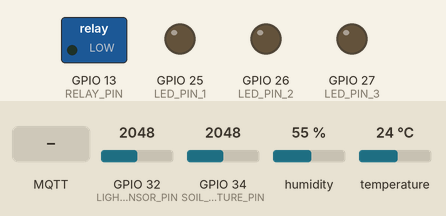
This sketch was run on a simulated ESP32. Shown: switched loads named in the sketch (green lamp = pin HIGH), output pins drawn as LEDs (lit = HIGH). Inputs (shaded band) come from the test bench; at power-on: GPIO 34 (SOIL_MOISTURE_PIN) = 2048, GPIO 32 (LIGHT_SENSOR_PIN) = 2048, humidity 55 %, temperature 24 °C. WiFi joins after 1.5 s; servers stay silent unless stated; the local clock reads 2024-03-15 10:24:30 at power-on unless the sketch sets it; random numbers use the default seed unless the sketch sets one; no MQTT or app messages arrive unless stated; what the sketch prints to the serial monitor is not drawn.

Above: at 2.7 s.
2.8 s: GPIO 34 (SOIL_MOISTURE_PIN) set to 2591
11.5 s: GPIO 34 (SOIL_MOISTURE_PIN) set to 2734
At 20.5 s:
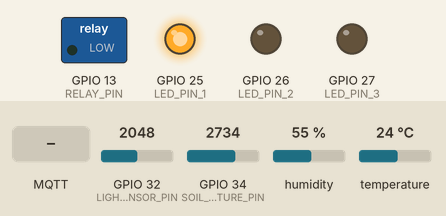
21.5 s: MQTT message "LED2_ON" arrives on the first subscribed topic
At 22.7 s:
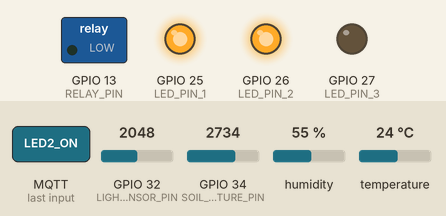
23.0 s: MQTT message "LED1_OFF" arrives on the first subscribed topic
At 24.1 s:
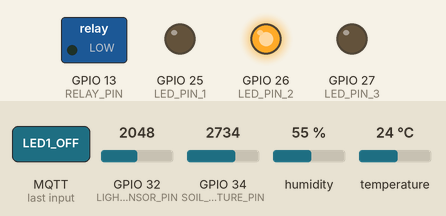
31.5 s: MQTT message "LED3_ON" arrives on the first subscribed topic
At 32.7 s:
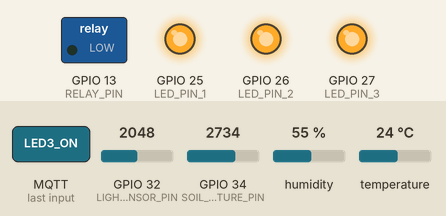
33.0 s: MQTT message "LED2_OFF" arrives on the first subscribed topic
At 34.0 s:
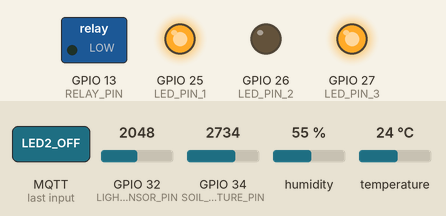
Timing chart, 0 to 35.5 s (numbered marks = the images above; inputs shaded):
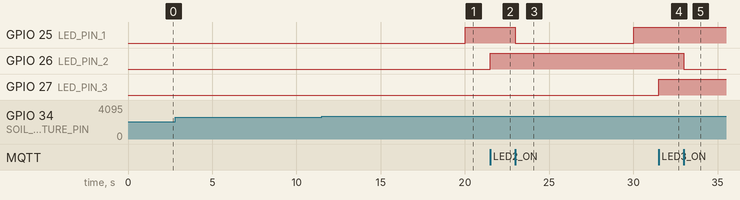

The sketch:

Esp32HTN.ino
```cpp
#include <WiFi.h>
#include <PubSubClient.h>
#include "DHT.h"
#include <time.h>

// Cấu hình WiFi và MQTT
const char* ssid = "LAPTOP-LC";
const char* password = "10062003";
const char* mqtt_server = "172.20.10.14";

// Cấu hình cảm biến DHT
#define DPIN 33
#define DTYPE DHT11
DHT dht(DPIN, DTYPE);

// Cấu hình cảm biến
#define LIGHT_SENSOR_PIN 32
#define WIND_SENSOR_PIN 32   // Cảm biến gió (giả lập)
#define SOIL_MOISTURE_PIN 34 // Cảm biến độ ẩm đất
#define RELAY_PIN 13
// Cấu hình chân LED cho ESP32
#define LED_PIN_1 25
#define LED_PIN_2 26
#define LED_PIN_3 27

WiFiClient espClient;
PubSubClient client(espClient);

unsigned long lastMsg = 0;
#define MSG_BUFFER_SIZE (150)
char msg[MSG_BUFFER_SIZE];

// Cấu hình NTP
const char* ntpServer = "pool.ntp.org";
const long gmtOffset_sec = 7 * 3600;
const int daylightOffset_sec = 0;

String getFormattedTime() {
  time_t now = time(nullptr);
  struct tm timeinfo;
  localtime_r(&now, &timeinfo);
  char buffer[30];
  strftime(buffer, 30, "%Y-%m-%d %H:%M:%S", &timeinfo);
  return String(buffer);
}

void setup_wifi() {
  Serial.print("Connecting to WiFi...");
  WiFi.begin(ssid, password);
  while (WiFi.status() != WL_CONNECTED) {
    delay(500);
    Serial.print(".");
  }
  Serial.println("\nWiFi connected");
  Serial.println(WiFi.localIP());
  configTime(gmtOffset_sec, daylightOffset_sec, ntpServer);
}

void callback(char* topic, byte* payload, unsigned int length) {
  String message;
  for (int i = 0; i < length; i++) message += (char)payload[i];

  if (message == "LED1_ON") digitalWrite(LED_PIN_1, HIGH);
  else if (message == "LED1_OFF") digitalWrite(LED_PIN_1, LOW);
  else if (message == "LED2_ON") digitalWrite(LED_PIN_2, HIGH);
  else if (message == "LED2_OFF") digitalWrite(LED_PIN_2, LOW);
  else if (message == "LED3_ON") digitalWrite(LED_PIN_3, HIGH);
  else if (message == "LED3_OFF") digitalWrite(LED_PIN_3, LOW);
  else if (message == "ON_ALL") {
    digitalWrite(LED_PIN_1, HIGH);
    digitalWrite(LED_PIN_2, HIGH);
    digitalWrite(LED_PIN_3, HIGH);
  } else if (message == "OFF_ALL") {
    digitalWrite(LED_PIN_1, LOW);
    digitalWrite(LED_PIN_2, LOW);
    digitalWrite(LED_PIN_3, LOW);
  }
}

void reconnect() {
  while (!client.connected()) {
    Serial.print("Attempting MQTT connection...");
    String clientId = "ESP32Client-" + String(random(0xffff), HEX);
    if (client.connect(clientId.c_str(), "huy", "123")) {
      Serial.println("connected");
      client.subscribe("inTopic");
    } else {
      Serial.print("failed, rc=");
      Serial.print(client.state());
      Serial.println(" retrying in 5s");
      delay(5000);
    }
  }
}

void setup() {
  Serial.begin(115200);
  pinMode(LED_PIN_1, OUTPUT);
  pinMode(LED_PIN_2, OUTPUT);
  pinMode(LED_PIN_3, OUTPUT);

  setup_wifi();
  client.setServer(mqtt_server, 1006);
  client.setCallback(callback);
  dht.begin();
  pinMode(RELAY_PIN, OUTPUT);
  digitalWrite(RELAY_PIN, LOW);
}

void loop() {
  if (!client.connected()) reconnect();
  client.loop();

  unsigned long now = millis();
  if (now - lastMsg > 10000) {
    lastMsg = now;

    // Đọc cảm biến
    float tc = dht.readTemperature(false);
    float hu = dht.readHumidity();
    int lightValue = analogRead(LIGHT_SENSOR_PIN);
    int windSpeed = random(0, 100);
    int soilMoisture = analogRead(SOIL_MOISTURE_PIN); // Đọc độ ẩm đất

    // Chuyển đổi độ ẩm đất thành % (tương đối)
    int soilMoisturePercent = map(soilMoisture, 4095, 0, 0, 100);

    if (isnan(tc) || isnan(hu)) {
      Serial.println("Failed to read from DHT sensor!");
      return;
    }

    // Lấy thời gian thực từ NTP
    String currentTime = getFormattedTime();

    // Gửi dữ liệu lên MQTT
    snprintf(msg, MSG_BUFFER_SIZE,
             "Time: %s, Temp: %.2f C, Hum: %.0f%%, Light: %d Lux, Wind: %d km/h, Soil Moisture: %d%%",
             currentTime.c_str(), tc, hu, lightValue, windSpeed, soilMoisturePercent);
    Serial.print("Publish message: ");
    Serial.println(msg);
    client.publish("outTopic", msg);

    // Kiểm tra nếu đất khô, bật cảnh báo (LED 1)
    if (soilMoisturePercent < 35) {
      digitalWrite(LED_PIN_1, HIGH);
    } else {
      digitalWrite(LED_PIN_1, LOW);
    }
  }
}
```

Measured:
- the behaviour switches between 2661 and 2662 on GPIO 34 (SOIL_MOISTURE_PIN) (found by bisection; images 0 and 1)
- after the input at 2.8 s, every drawn part: stays the same
- after the input at 11.5 s, GPIO 25 (LED_PIN_1): LOW → HIGH after 8.5 s
- after the input at 21.5 s, GPIO 26 (LED_PIN_2): LOW → HIGH at once
- after the input at 23.0 s, GPIO 25 (LED_PIN_1): HIGH → LOW at once, → HIGH 7.0 s later
- after the input at 31.5 s, GPIO 27 (LED_PIN_3): LOW → HIGH at once
- after the input at 33.0 s, GPIO 26 (LED_PIN_2): HIGH → LOW at once
